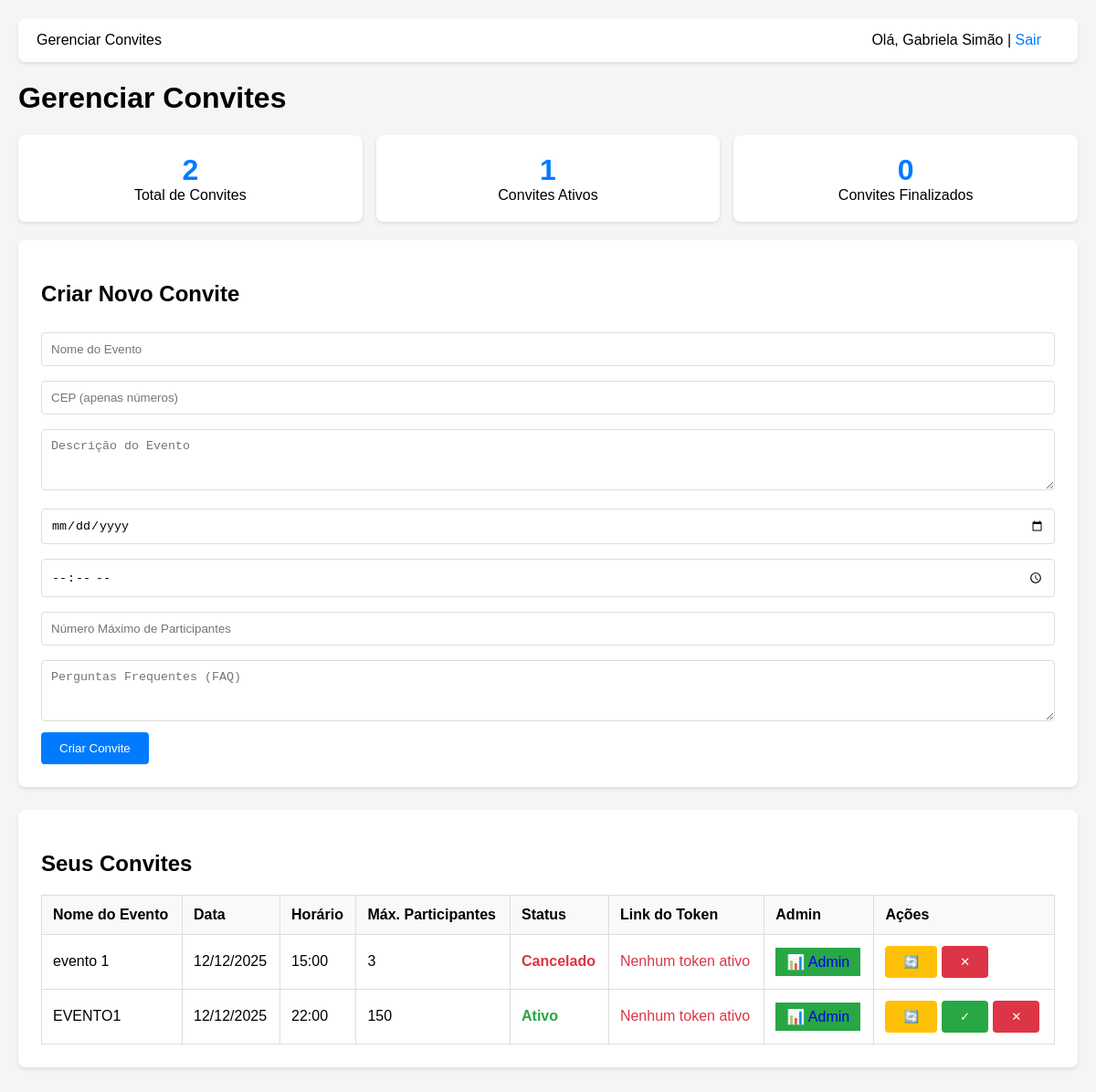
Screenshot of /convite.php (signed in) with the database file from the repository.
### tables this page shows
CREATE TABLE `convite` (
  `ID_Convite` int(11) NOT NULL,
  `ID_Mod` int(11) NOT NULL,
  `nome_evento` varchar(100) NOT NULL,
  `cep` char(8) NOT NULL,
  `endereco_completo` varchar(255) DEFAULT NULL,
  `conv_data_cria` datetime DEFAULT current_timestamp(),
  `descricao` varchar(1000) DEFAULT NULL,
  `data_evento` date NOT NULL,
  `hora_evento` time NOT NULL,
  `num_max` int(11) NOT NULL,
  `idade_minima` int(11) DEFAULT 0,
  `faq` text DEFAULT NULL,
  `nome_imagem` varchar(255) DEFAULT NULL,
  `status` enum('ativo','inativo','cancelado','finalizado') DEFAULT 'ativo'
);

### convite.php (the view, shortened to what this page needs)
<?php
include 'config.php';
$invites = [];
$stats = ['total_convites' => 0, 'ativos' => 0, 'finalizados' => 0];
try {
    $stmt = $pdo->prepare("SELECT * FROM convite WHERE ID_Mod = ? ORDER BY data_evento DESC");
    $stmt->execute([$_SESSION['mod_id']]);
    $invites = $stmt->fetchAll(PDO::FETCH_ASSOC);
} catch(PDOException $e) {
    $error = "Erro ao carregar convites: " . $e->getMessage();
    $invites = [];
}
try {
    $stats_stmt = $pdo->prepare("
        SELECT
            COUNT(*) as total_convites,
            SUM(CASE WHEN status = 'ativo' THEN 1 ELSE 0 END) as ativos,
            SUM(CASE WHEN status = 'finalizado' THEN 1 ELSE 0 END) as finalizados
        FROM convite
        WHERE ID_Mod = ?
    ");
    $stats_stmt->execute([$_SESSION['mod_id']]);
    $stats = $stats_stmt->fetch(PDO::FETCH_ASSOC);
} catch(PDOException $e) {
    $stats = ['total_convites' => 0, 'ativos' => 0, 'finalizados' => 0];
}
?>
<!DOCTYPE html>
<html lang="pt-BR">
<head>
</head>
<body>
    <div class="container">
        <div class="nav">
            <span>Gerenciar Convites</span>
            <span style="float: right;">Olá, <?php echo htmlspecialchars($_SESSION['mod_nome']); ?> | <a href="mod_evento.php?logout=true">Sair</a></span>
        </div>
        <h1>Gerenciar Convites</h1>
        <div class="stats">
            <div class="stat-card">
                <div class="stat-number"><?php echo $stats['total_convites']; ?></div>
                <div>Total de Convites</div>
            </div>
            <div class="stat-card">
                <div class="stat-number"><?php echo $stats['ativos']; ?></div>
                <div>Convites Ativos</div>
            </div>
            <div class="stat-card">
                <div class="stat-number"><?php echo $stats['finalizados']; ?></div>
                <div>Convites Finalizados</div>
            </div>
        </div>
        <div class="form-section">
            <h2>Criar Novo Convite</h2>
            <form method="POST">
                <input type="text" name="nome_evento" placeholder="Nome do Evento" required maxlength="100">
                <input type="text" name="cep" placeholder="CEP (apenas números)" required maxlength="8" pattern="[0-9]{8}">
                <textarea name="descricao" placeholder="Descrição do Evento" rows="3" maxlength="1000"></textarea>
                <input type="date" name="data_evento" required min="<?php echo date('Y-m-d'); ?>">
                <input type="time" name="hora_evento" required>
                <input type="number" name="num_max" placeholder="Número Máximo de Participantes" required min="1">
                <textarea name="faq" placeholder="Perguntas Frequentes (FAQ)" rows="3"></textarea>
                <button type="submit">Criar Convite</button>
            </form>
        </div>
        <div class="list-section">
            <h2>Seus Convites</h2>
            <?php if (count($invites) > 0): ?>
                <table>
                    <thead>
                        <tr>
                            <th>Nome do Evento</th>
                            <th>Data</th>
                            <th>Horário</th>
                            <th>Máx. Participantes</th>
                            <th>Status</th>
                            <th>Link do Token</th>
                            <th>Admin</th>
                            <th>Ações</th>
                        </tr>
                    </thead>
                    <tbody>
                        <?php foreach ($invites as $invite):
                            $status_class = 'status-' . $invite['status'];
                            try {
                                $token_stmt = $pdo->prepare("SELECT * FROM token WHERE ID_Convite = ? AND status = 'ativo' ORDER BY data_criacao DESC LIMIT 1");
                                $token_stmt->execute([$invite['ID_Convite']]);
                                $token = $token_stmt->fetch(PDO::FETCH_ASSOC);
                            } catch (PDOException $e) {
                                $token = null;
                            }
                        ?>
                            <tr>
                                <td><?php echo htmlspecialchars($invite['nome_evento']); ?></td>
                                <td><?php echo date('d/m/Y', strtotime($invite['data_evento'])); ?></td>
                                <td><?php echo substr($invite['hora_evento'], 0, 5); ?></td>
                                <td><?php echo $invite['num_max']; ?></td>
                                <td><span class="<?php echo $status_class; ?>"><?php echo ucfirst($invite['status']); ?></span></td>
                                <td class="token-link">
                                    <?php if ($token): ?>
                                        <a href="solicitation.php?token=<?php echo urlencode($token['token_link']); ?>" target="_blank" title="Clique para copiar" onclick="copyToClipboard('<?php echo $token['token_link']; ?>'); return false;">
                                            <?php echo $token['token_link']; ?>
                                        </a>
                                        <br><small>Expira: <?php echo date('d/m/Y', strtotime($token['data_expiracao'])); ?></small>
                                    <?php else: ?>
                                        <span style="color: #dc3545;">Nenhum token ativo</span>
                                    <?php endif; ?>
                                </td>
                                <td>
                                    <a href="admin_convite_individual.php?id=<?php echo $invite['ID_Convite']; ?>" class="btn-success" style="padding: 6px 12px; text-decoration: none; display: inline-block;">
                                        📊 Admin
                                    </a>
                                </td>
                                <td>
                                    <div class="action-buttons">
                                        <form method="POST" style="display: inline;">
                                            <button type="submit" class="btn-warning" title="Gerar Novo Token">🔄</button>
                                        </form>
                                        <?php if ($invite['status'] == 'ativo'): ?>
                                            <form method="POST" style="display: inline;">
                                                <button type="submit" class="btn-success" title="Finalizar Convite">✓</button>
                                            </form>
                                        <?php endif; ?>
                                        <form method="POST" style="display: inline;">
                                            <button type="submit" class="btn-danger" title="Cancelar Convite" onclick="return confirm('Tem certeza que deseja cancelar este convite?')">✕</button>
                                        </form>
                                    </div>
                                </td>
                            </tr>
                        <?php endforeach; ?>
                    </tbody>
                </table>
            <?php endif; ?>
        </div>
    </div>
</body>
</html>

### convite.php (style rules this page uses)
body { font-family: Arial, sans-serif; margin: 0; padding: 20px; background: #f5f5f5; }
.container { max-width: 1200px; margin: 0 auto; }
.nav { background: white; padding: 15px 20px; border-radius: 8px; margin-bottom: 20px; box-shadow: 0 2px 4px rgba(0,0,0,0.1); }
.nav a { margin-right: 20px; text-decoration: none; color: #007bff; font-weight: 500; }
.stats { display: grid; grid-template-columns: repeat(auto-fit, minmax(200px, 1fr)); gap: 15px; margin-bottom: 20px; }
.stat-card { background: white; padding: 20px; border-radius: 8px; text-align: center; box-shadow: 0 2px 4px rgba(0,0,0,0.1); }
.stat-number { font-size: 2em; font-weight: bold; color: #007bff; }
.form-section, .list-section { background: white; padding: 25px; border-radius: 8px; margin-bottom: 25px; box-shadow: 0 2px 4px rgba(0,0,0,0.1); }
input, textarea, select { width: 100%; padding: 10px; margin: 8px 0; border: 1px solid #ddd; border-radius: 4px; box-sizing: border-box; }
button { background: #007bff; color: white; padding: 10px 20px; border: none; border-radius: 4px; cursor: pointer; }
.btn-danger { background: #dc3545; }
.btn-success { background: #28a745; }
.btn-warning { background: #ffc107; color: #212529; }
table { width: 100%; border-collapse: collapse; margin-top: 15px; }
th, td { border: 1px solid #ddd; padding: 12px; text-align: left; }
th { background-color: #f8f9fa; font-weight: 600; }
.status-ativo { color: #28a745; font-weight: bold; }
.status-cancelado { color: #dc3545; font-weight: bold; }
.action-buttons { display: flex; gap: 5px; flex-wrap: wrap; }
.token-link { word-break: break-all; max-width: 200px; }

### rows the page displays
convite: nome_evento "evento 1", data_evento "12/12/2025", hora_evento "15:00", num_max "3", status "Cancelado"
convite: nome_evento "EVENTO1", data_evento "12/12/2025", hora_evento "22:00", num_max "150", status "Ativo"

### other values shown
$_SESSION['mod_nome'] "Gabriela Simão"
$stats['total_convites'] "2"
$stats['ativos'] "1"
$stats['finalizados'] "0"
